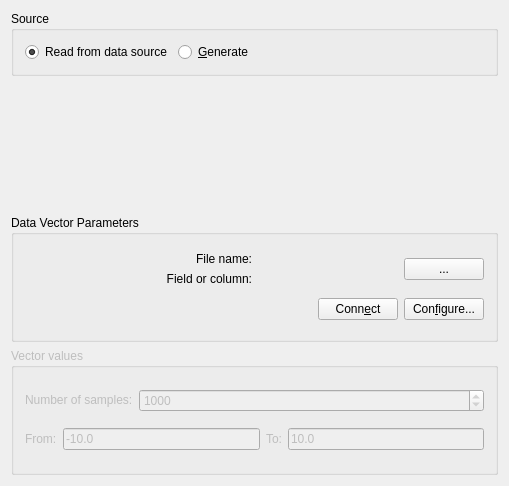
<?xml version="1.0" encoding="UTF-8"?>
<ui version="4.0">
 <exportmacro>KST_EXPORT</exportmacro>
 <class>VectorDialogWidget</class>
 <widget class="QWidget" name="VectorDialogWidget">
  <property name="geometry">
   <rect>
    <x>0</x>
    <y>0</y>
    <width>509</width>
    <height>486</height>
   </rect>
  </property>
  <layout class="QVBoxLayout" name="verticalLayout">
   <item>
    <widget class="QGroupBox" name="sourceGroup">
     <property name="title">
      <string>Source</string>
     </property>
     <layout class="QGridLayout">
      <item row="0" column="0">
       <widget class="QRadioButton" name="_readFromSource">
        <property name="text">
         <string>Read from data source</string>
        </property>
        <property name="checked">
         <bool>true</bool>
        </property>
       </widget>
      </item>
      <item row="0" column="2">
       <spacer name="spacer3">
        <property name="orientation">
         <enum>Qt::Horizontal</enum>
        </property>
        <property name="sizeType">
         <enum>QSizePolicy::Expanding</enum>
        </property>
        <property name="sizeHint" stdset="0">
         <size>
          <width>110</width>
          <height>20</height>
         </size>
        </property>
       </spacer>
      </item>
      <item row="0" column="1">
       <widget class="QRadioButton" name="_generateX">
        <property name="sizePolicy">
         <sizepolicy hsizetype="Fixed" vsizetype="Fixed">
          <horstretch>0</horstretch>
          <verstretch>0</verstretch>
         </sizepolicy>
        </property>
        <property name="whatsThis">
         <string>Generate a new vector with the properties given here as the independent variable.</string>
        </property>
        <property name="text">
         <string>&amp;Generate</string>
        </property>
       </widget>
      </item>
     </layout>
    </widget>
   </item>
   <item>
    <widget class="KstDataRange" name="_kstDataRange" native="true">
     <property name="sizePolicy">
      <sizepolicy hsizetype="Preferred" vsizetype="MinimumExpanding">
       <horstretch>0</horstretch>
       <verstretch>0</verstretch>
      </sizepolicy>
     </property>
    </widget>
   </item>
   <item>
    <widget class="QGroupBox" name="_rvectorGroup">
     <property name="sizePolicy">
      <sizepolicy hsizetype="Preferred" vsizetype="MinimumExpanding">
       <horstretch>0</horstretch>
       <verstretch>0</verstretch>
      </sizepolicy>
     </property>
     <property name="title">
      <string>Data Vector Parameters</string>
     </property>
     <layout class="QGridLayout">
      <item row="1" column="0" colspan="2">
       <layout class="QHBoxLayout">
        <item>
         <spacer name="spacer2">
          <property name="orientation">
           <enum>Qt::Horizontal</enum>
          </property>
          <property name="sizeType">
           <enum>QSizePolicy::Expanding</enum>
          </property>
          <property name="sizeHint" stdset="0">
           <size>
            <width>181</width>
            <height>21</height>
           </size>
          </property>
         </spacer>
        </item>
        <item>
         <widget class="QPushButton" name="_connect">
          <property name="text">
           <string>Conn&amp;ect</string>
          </property>
         </widget>
        </item>
        <item>
         <widget class="QPushButton" name="_configure">
          <property name="text">
           <string>Con&amp;figure...</string>
          </property>
         </widget>
        </item>
       </layout>
      </item>
      <item row="0" column="0">
       <layout class="QVBoxLayout">
        <item>
         <widget class="QLabel" name="TextLabel4_3">
          <property name="text">
           <string>File name:</string>
          </property>
          <property name="alignment">
           <set>Qt::AlignRight|Qt::AlignTrailing|Qt::AlignVCenter</set>
          </property>
          <property name="wordWrap">
           <bool>false</bool>
          </property>
         </widget>
        </item>
        <item>
         <widget class="QLabel" name="TextLabel6">
          <property name="text">
           <string>Field or column:</string>
          </property>
          <property name="alignment">
           <set>Qt::AlignRight|Qt::AlignTrailing|Qt::AlignVCenter</set>
          </property>
          <property name="wordWrap">
           <bool>false</bool>
          </property>
         </widget>
        </item>
       </layout>
      </item>
      <item row="0" column="1">
       <layout class="QVBoxLayout">
        <item>
         <layout class="QHBoxLayout">
          <item>
           <widget class="KstComboBox" name="Field" native="true"/>
          </item>
          <item>
           <widget class="QPushButton" name="_pushButtonHierarchy">
            <property name="sizePolicy">
             <sizepolicy hsizetype="Fixed" vsizetype="Fixed">
              <horstretch>0</horstretch>
              <verstretch>0</verstretch>
             </sizepolicy>
            </property>
            <property name="text">
             <string>...</string>
            </property>
            <property name="shortcut">
             <string/>
            </property>
           </widget>
          </item>
         </layout>
        </item>
       </layout>
      </item>
     </layout>
    </widget>
   </item>
   <item>
    <widget class="QGroupBox" name="_svectorGroup">
     <property name="enabled">
      <bool>false</bool>
     </property>
     <property name="sizePolicy">
      <sizepolicy hsizetype="Preferred" vsizetype="MinimumExpanding">
       <horstretch>0</horstretch>
       <verstretch>0</verstretch>
      </sizepolicy>
     </property>
     <property name="title">
      <string>Vector values</string>
     </property>
     <layout class="QGridLayout">
      <item row="0" column="0">
       <widget class="QLabel" name="TextLabel5">
        <property name="sizePolicy">
         <sizepolicy hsizetype="Fixed" vsizetype="Fixed">
          <horstretch>0</horstretch>
          <verstretch>0</verstretch>
         </sizepolicy>
        </property>
        <property name="text">
         <string>Number of samples:</string>
        </property>
        <property name="wordWrap">
         <bool>false</bool>
        </property>
        <property name="buddy">
         <cstring>_N</cstring>
        </property>
       </widget>
      </item>
      <item row="1" column="0" colspan="2">
       <layout class="QHBoxLayout">
        <property name="spacing">
         <number>6</number>
        </property>
        <property name="margin">
         <number>0</number>
        </property>
        <item>
         <widget class="QLabel" name="TextLabel1_4_2_3">
          <property name="sizePolicy">
           <sizepolicy hsizetype="Fixed" vsizetype="Fixed">
            <horstretch>0</horstretch>
            <verstretch>0</verstretch>
           </sizepolicy>
          </property>
          <property name="text">
           <string>From:</string>
          </property>
          <property name="wordWrap">
           <bool>false</bool>
          </property>
          <property name="buddy">
           <cstring>_xMin</cstring>
          </property>
         </widget>
        </item>
        <item>
         <widget class="QLineEdit" name="_xMin">
          <property name="whatsThis">
           <string>The minimum value of the independent variable.</string>
          </property>
          <property name="text">
           <string>-10.0</string>
          </property>
         </widget>
        </item>
        <item>
         <widget class="QLabel" name="TextLabel4_5_3">
          <property name="sizePolicy">
           <sizepolicy hsizetype="Fixed" vsizetype="Fixed">
            <horstretch>0</horstretch>
            <verstretch>0</verstretch>
           </sizepolicy>
          </property>
          <property name="text">
           <string>To:</string>
          </property>
          <property name="wordWrap">
           <bool>false</bool>
          </property>
          <property name="buddy">
           <cstring>_xMax</cstring>
          </property>
         </widget>
        </item>
        <item>
         <widget class="QLineEdit" name="_xMax">
          <property name="whatsThis">
           <string>The maximum value of the independent variable.</string>
          </property>
          <property name="text">
           <string>10.0</string>
          </property>
         </widget>
        </item>
       </layout>
      </item>
      <item row="0" column="1">
       <widget class="QSpinBox" name="_N">
        <property name="sizePolicy">
         <sizepolicy hsizetype="Expanding" vsizetype="Fixed">
          <horstretch>0</horstretch>
          <verstretch>0</verstretch>
         </sizepolicy>
        </property>
        <property name="whatsThis">
         <string>The number of samples for the new independent variable.</string>
        </property>
        <property name="maximum">
         <number>1000000000</number>
        </property>
        <property name="singleStep">
         <number>1000</number>
        </property>
        <property name="value">
         <number>1000</number>
        </property>
       </widget>
      </item>
     </layout>
    </widget>
   </item>
  </layout>
 </widget>
 <layoutdefault spacing="6" margin="11"/>
 <pixmapfunction>qPixmapFromMimeSource</pixmapfunction>
 <customwidgets>
  <customwidget>
   <class>KstComboBox</class>
  </customwidget>
  <customwidget>
   <class>KstDataRange</class>
   <extends>QWidget</extends>
   <header>datarangewidget.h</header>
  </customwidget>
 </customwidgets>
 <tabstops>
  <tabstop>_readFromSource</tabstop>
  <tabstop>_generateX</tabstop>
  <tabstop>Field</tabstop>
  <tabstop>_configure</tabstop>
  <tabstop>_kstDataRange</tabstop>
  <tabstop>_N</tabstop>
  <tabstop>_xMin</tabstop>
  <tabstop>_xMax</tabstop>
 </tabstops>
 <includes>
  <include location="global">kst_export.h</include>
  <include location="local">datarangewidget.h</include>
  <include location="local">kstcombobox.h</include>
 </includes>
 <resources/>
 <connections/>
</ui>
